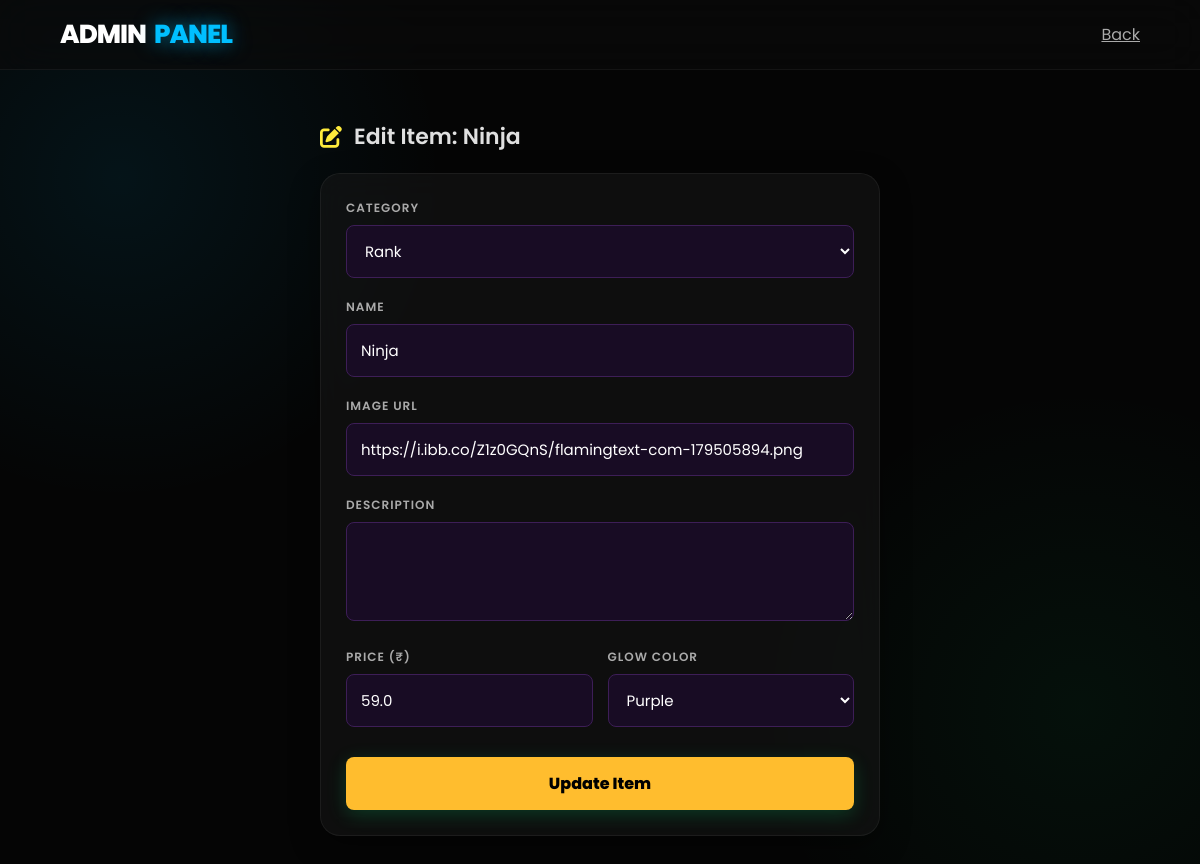
The app's page /admin/edit/7 (signed in) with its own data.
### models.py (models this page shows)
class Rank(db.Model):
    id = db.Column(db.Integer, primary_key=True)
    name = db.Column(db.String(100), nullable=False)
    price = db.Column(db.Float, nullable=False)
    description = db.Column(db.String(255))
    image_url = db.Column(db.String(200), default="")
    color_hex = db.Column(db.String(10), default="#00bfff")
    category = db.Column(db.String(50), default='rank')

### app.py (the view, shortened to what this page needs)
@app.route('/admin/edit/<int:id>', methods=['GET', 'POST'])
@login_required
def edit_rank(id):
    rank = Rank.query.get_or_404(id)
    return render_template('edit_rank.html', rank=rank)

### app.py (called while the page is built)
@login_manager.user_loader
def load_user(user_id):
    return User.query.get(int(user_id))

@app.context_processor
def inject_config():
    base_dir = os.path.abspath(os.path.dirname(__file__))
    config_path = os.path.join(base_dir, 'config.json')
    try:
        with open(config_path, 'r') as f:
            config = json.load(f)
        return dict(config=config)
    except:
        return dict(config={
            'server_name': 'Dora Bash',
            'logo_url': 'https://static.wikia.nocookie.net/minecraft_gamepedia/images/6/6e/Red_Apple_JE2_BE2.png',
            'hero_background': 'https://i.ibb.co/bM3tjBM3/8d3783658812bb071591febfca65c60b609fdfa0headerbg.webp'
        })

### templates/edit_rank.html (shortened to what this page needs)
<!DOCTYPE html>
<html lang="en">
<head>
    <link rel="stylesheet" href="{{ url_for('static', filename='style.css') }}">
    <link rel="stylesheet" href="https://cdnjs.cloudflare.com/ajax/libs/font-awesome/6.4.0/css/all.min.css">
</head>
<body>
    <nav class="navbar"><a href="/admin" class="brand">ADMIN <span>PANEL</span></a><a href="/admin" style="color: #aaa;">Back</a></nav>
    <div class="container edit-container">
        <div class="section-header"><i class="fas fa-edit" style="color: #ffeb3b;"></i> Edit Item: {{ rank.name }}</div>
        <div class="card">
            <form action="/admin/edit/{{ rank.id }}" method="POST">
                <div class="input-group">
                    <label class="input-label">Category</label>
                    <select name="category" class="dark-input">
                        <option value="rank" {% if rank.category == 'rank' %}selected{% endif %}>Rank</option>
                    </select>
                </div>
                <div class="input-group">
                    <label class="input-label">Name</label>
                    <input type="text" name="name" class="dark-input" value="{{ rank.name }}" required>
                </div>
                <div class="input-group">
                    <label class="input-label">Image URL</label>
                    <input type="text" name="image_url" class="dark-input" value="{{ rank.image_url }}">
                </div>
                <div class="input-group">
                    <label class="input-label">Description</label>
                    <textarea name="description" class="dark-input" rows="3">{{ rank.description }}</textarea>
                </div>
                <div style="display: grid; grid-template-columns: 1fr 1fr; gap: 15px;">
                    <div class="input-group"><label class="input-label">Price (₹)</label><input type="number" step="0.01" name="price" class="dark-input" value="{{ rank.price }}" required></div>
                    <div class="input-group"><label class="input-label">Glow Color</label>
                        <select name="color_hex" class="dark-input">
                            <option value="#e040fb" {% if rank.color_hex == '#e040fb' %}selected{% endif %}>Purple</option>
                        </select>
                    </div>
                </div>
                <button type="submit" class="btn-submit">Update Item</button>
            </form>
        </div>
    </div>
</body>
</html>

### static/style.css (style rules this page uses)
* { box-sizing: border-box; transition: all 0.3s cubic-bezier(0.25, 0.8, 0.25, 1); }
body { background-color: #050505; background-image: radial-gradient(circle at 10% 20%, rgba(0, 191, 255, 0.08) 0%, transparent 25%), radial-gradient(circle at 90% 80%, rgba(0, 230, 118, 0.05) 0%, transparent 25%); color: #ffffff; font-family: 'Poppins', sans-serif; margin: 0; padding: 0; min-height: 100vh; display: flex; flex-direction: column; }
.navbar { background: rgba(10, 10, 10, 0.6); backdrop-filter: blur(20px); -webkit-backdrop-filter: blur(20px); border-bottom: 1px solid rgba(255, 255, 255, 0.05); padding: 15px 5%; display: flex; justify-content: space-between; align-items: center; position: sticky; top: 0; z-index: 1000; }
.brand { font-size: 26px; font-weight: 800; letter-spacing: -1px; color: white; text-decoration: none; display: flex; align-items: center; gap: 8px; }
.brand span { color: #00bfff; text-shadow: 0 0 20px rgba(0, 191, 255, 0.6); }
.container, .dashboard-container { max-width: 1200px; margin: 40px auto; padding: 0 20px; width: 100%; }
.section-header { font-size: 22px; font-weight: 600; margin-bottom: 20px; color: #e0e0e0; display: flex; align-items: center; gap: 12px; }
.card { background: rgba(25, 25, 25, 0.5); backdrop-filter: blur(15px); -webkit-backdrop-filter: blur(15px); border: 1px solid rgba(255, 255, 255, 0.06); border-radius: 20px; padding: 25px; box-shadow: 0 10px 30px rgba(0, 0, 0, 0.4); }
.input-group { margin-bottom: 20px; }
.input-label { display: block; color: #aaa; font-size: 12px; font-weight: 600; margin-bottom: 8px; text-transform: uppercase; letter-spacing: 1px; }
.dark-input, select { width: 100%; background: rgba(0, 0, 0, 0.3); border: 2px solid rgba(255, 255, 255, 0.05); padding: 16px; border-radius: 12px; color: white; font-family: 'Poppins', sans-serif; font-size: 15px; box-sizing: border-box; }
.btn-submit { width: 100%; background: linear-gradient(135deg, #00e676 0%, #00c853 100%); color: #000; font-weight: 700; padding: 16px; border: none; border-radius: 12px; cursor: pointer; font-size: 16px; margin-top: 10px; box-shadow: 0 5px 20px rgba(0, 230, 118, 0.2); font-family: 'Poppins', sans-serif; }
.edit-container { max-width: 600px; margin: 50px auto; }
.dark-input { background: #180c24; border: 1px solid #3d1e57; padding: 14px; border-radius: 8px; }
.btn-submit { background: #ffbd2e; color: black; font-weight: 800; font-size: 16px; padding: 14px; border-radius: 8px; border: none; cursor: pointer; margin-top: 10px; }

### records on screen
Rank: name "Ninja", category "Rank", image_url "https://i.ibb.co/Z1z0GQnS/flamingtext-com-179505894.png", price "59.0", color_hex "Purple"
